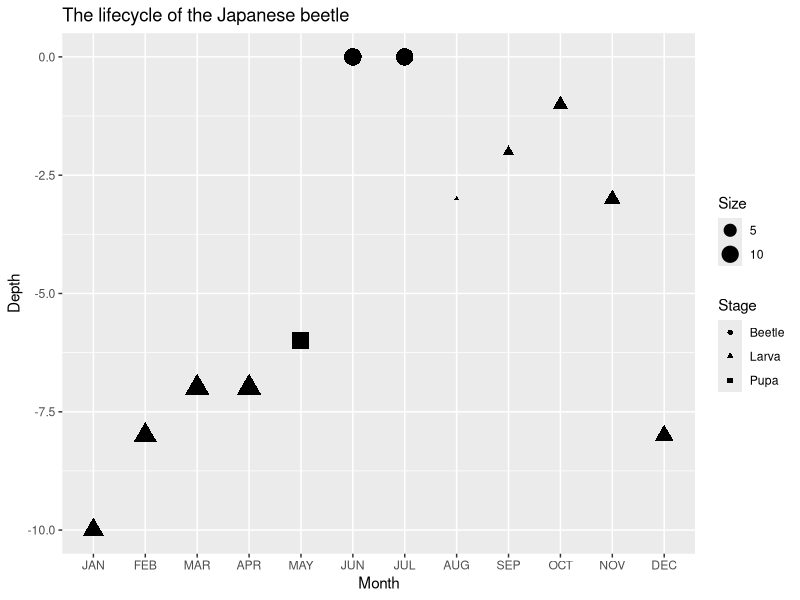

The R script that drew this image:
## ---- chunk 1
knitr::opts_chunk$set(
  comment = " ",
  echo = TRUE,
  message = TRUE,
  warning = TRUE,
  R.options = list(width = 80)
)

library(tidyverse)
## ---- chunk 2
knitr::include_graphics('preview.png', error = FALSE)
## ---- chunk 3
knitr::include_graphics("beetles.png", error = FALSE)
## ---- chunk 4
beetles <- tibble::tribble(
  ~Month, ~Depth,   ~Stage, ~Size,
   "JAN",    -10,  "Larva",    10,
   "FEB",     -8,  "Larva",    12,
   "MAR",     -7,  "Larva",    14,
   "APR",     -7,  "Larva",    14,
   "MAY",     -6,   "Pupa",    11,
   "JUN",      0, "Beetle",    12,
   "JUL",      0, "Beetle",    12,
   "AUG",     -3,  "Larva",     1,
   "SEP",     -2,  "Larva",     2,
   "OCT",     -1,  "Larva",     4,
   "NOV",     -3,  "Larva",     5,
   "DEC",     -8,  "Larva",     7
)

beetles$Month <- fct_inorder(beetles$Month)

ggplot(beetles, aes(x = Month, y = Depth, size = Size, shape = Stage)) +
  geom_point() +
  ggtitle("The lifecycle of the Japanese beetle")
## ---- chunk 5
knitr::include_graphics("mountain1.png", error = FALSE)
## ---- chunk 6
knitr::include_graphics("mountain2.jpg", error = FALSE)
## ---- chunk 7
knitr::include_graphics("mountain3.jpg", error = FALSE)
